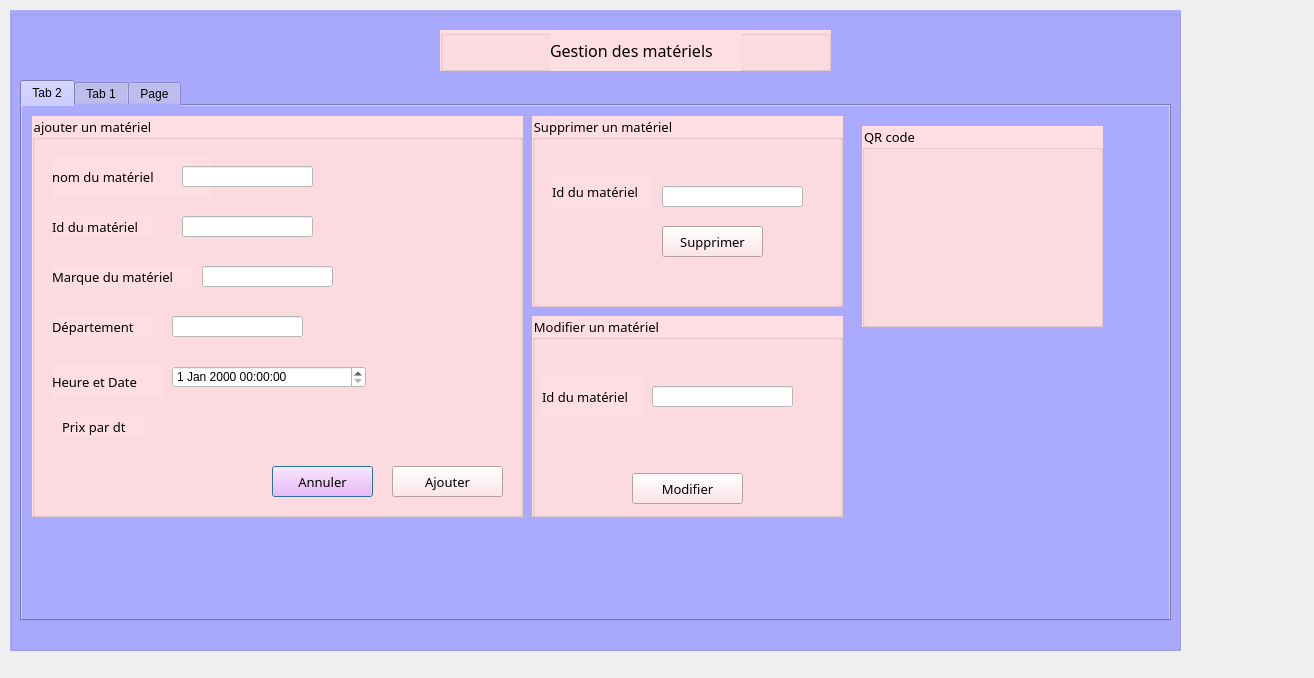
<?xml version="1.0" encoding="UTF-8"?>
<ui version="4.0">
 <class>materiel</class>
 <widget class="QDialog" name="materiel">
  <property name="geometry">
   <rect>
    <x>0</x>
    <y>0</y>
    <width>1314</width>
    <height>678</height>
   </rect>
  </property>
  <property name="windowTitle">
   <string>Gestion de matériels</string>
  </property>
  <widget class="QGroupBox" name="groupBox">
   <property name="geometry">
    <rect>
     <x>10</x>
     <y>10</y>
     <width>1171</width>
     <height>641</height>
    </rect>
   </property>
   <property name="styleSheet">
    <string notr="true">background-color: rgb(170, 170, 255);</string>
   </property>
   <property name="title">
    <string/>
   </property>
   <widget class="QGroupBox" name="groupBox_11">
    <property name="geometry">
     <rect>
      <x>430</x>
      <y>20</y>
      <width>391</width>
      <height>41</height>
     </rect>
    </property>
    <property name="styleSheet">
     <string notr="true">background-color: rgb(255, 222, 227);</string>
    </property>
    <property name="title">
     <string/>
    </property>
    <widget class="QLabel" name="label_12">
     <property name="geometry">
      <rect>
       <x>110</x>
       <y>0</y>
       <width>191</width>
       <height>41</height>
      </rect>
     </property>
     <property name="font">
      <font>
       <family>Berlin Sans FB</family>
       <pointsize>12</pointsize>
       <weight>50</weight>
       <italic>false</italic>
       <bold>false</bold>
      </font>
     </property>
     <property name="styleSheet">
      <string notr="true">font: 12pt &quot;Berlin Sans FB&quot;;</string>
     </property>
     <property name="text">
      <string>Gestion des matériels</string>
     </property>
    </widget>
   </widget>
   <widget class="QTabWidget" name="tabWidget">
    <property name="geometry">
     <rect>
      <x>10</x>
      <y>70</y>
      <width>1151</width>
      <height>541</height>
     </rect>
    </property>
    <property name="currentIndex">
     <number>0</number>
    </property>
    <widget class="QWidget" name="tab_2">
     <attribute name="title">
      <string>Tab 2</string>
     </attribute>
     <widget class="QGroupBox" name="groupBox_2">
      <property name="geometry">
       <rect>
        <x>10</x>
        <y>10</y>
        <width>491</width>
        <height>401</height>
       </rect>
      </property>
      <property name="font">
       <font>
        <family>Berlin Sans FB</family>
        <pointsize>10</pointsize>
        <weight>50</weight>
        <italic>false</italic>
        <bold>false</bold>
       </font>
      </property>
      <property name="styleSheet">
       <string notr="true">background-color: rgb(255, 222, 227);
font: 10pt &quot;Berlin Sans FB&quot;;
</string>
      </property>
      <property name="title">
       <string>ajouter un matériel</string>
      </property>
      <widget class="QLabel" name="label">
       <property name="geometry">
        <rect>
         <x>20</x>
         <y>40</y>
         <width>161</width>
         <height>41</height>
        </rect>
       </property>
       <property name="font">
        <font>
         <family>Berlin Sans FB</family>
         <pointsize>10</pointsize>
         <weight>50</weight>
         <italic>false</italic>
         <bold>false</bold>
        </font>
       </property>
       <property name="text">
        <string>nom du matériel</string>
       </property>
      </widget>
      <widget class="QLabel" name="label_2">
       <property name="geometry">
        <rect>
         <x>20</x>
         <y>100</y>
         <width>101</width>
         <height>21</height>
        </rect>
       </property>
       <property name="font">
        <font>
         <family>Berlin Sans FB</family>
         <pointsize>10</pointsize>
         <weight>50</weight>
         <italic>false</italic>
         <bold>false</bold>
        </font>
       </property>
       <property name="text">
        <string>Id du matériel</string>
       </property>
      </widget>
      <widget class="QLineEdit" name="le_id">
       <property name="geometry">
        <rect>
         <x>150</x>
         <y>100</y>
         <width>131</width>
         <height>21</height>
        </rect>
       </property>
       <property name="styleSheet">
        <string notr="true">background-color: rgb(255, 255, 255);</string>
       </property>
      </widget>
      <widget class="QLabel" name="label_3">
       <property name="geometry">
        <rect>
         <x>20</x>
         <y>150</y>
         <width>141</width>
         <height>21</height>
        </rect>
       </property>
       <property name="font">
        <font>
         <family>Berlin Sans FB</family>
         <pointsize>10</pointsize>
         <weight>50</weight>
         <italic>false</italic>
         <bold>false</bold>
        </font>
       </property>
       <property name="text">
        <string>Marque du matériel</string>
       </property>
      </widget>
      <widget class="QLabel" name="label_4">
       <property name="geometry">
        <rect>
         <x>20</x>
         <y>200</y>
         <width>101</width>
         <height>21</height>
        </rect>
       </property>
       <property name="font">
        <font>
         <family>Berlin Sans FB</family>
         <pointsize>10</pointsize>
         <weight>50</weight>
         <italic>false</italic>
         <bold>false</bold>
        </font>
       </property>
       <property name="text">
        <string>Département</string>
       </property>
      </widget>
      <widget class="QLabel" name="label_6">
       <property name="geometry">
        <rect>
         <x>20</x>
         <y>250</y>
         <width>111</width>
         <height>31</height>
        </rect>
       </property>
       <property name="font">
        <font>
         <family>Berlin Sans FB</family>
         <pointsize>10</pointsize>
         <weight>50</weight>
         <italic>false</italic>
         <bold>false</bold>
        </font>
       </property>
       <property name="text">
        <string>Heure et Date</string>
       </property>
      </widget>
      <widget class="QLineEdit" name="le_marque">
       <property name="geometry">
        <rect>
         <x>170</x>
         <y>150</y>
         <width>131</width>
         <height>21</height>
        </rect>
       </property>
       <property name="styleSheet">
        <string notr="true">background-color: rgb(255, 255, 255);</string>
       </property>
      </widget>
      <widget class="QDateTimeEdit" name="le_heu_date">
       <property name="geometry">
        <rect>
         <x>140</x>
         <y>250</y>
         <width>194</width>
         <height>22</height>
        </rect>
       </property>
       <property name="styleSheet">
        <string notr="true">background-color: rgb(255, 255, 255);</string>
       </property>
      </widget>
      <widget class="QPushButton" name="pushButton">
       <property name="geometry">
        <rect>
         <x>240</x>
         <y>350</y>
         <width>101</width>
         <height>31</height>
        </rect>
       </property>
       <property name="font">
        <font>
         <family>Berlin Sans FB</family>
         <pointsize>10</pointsize>
         <weight>50</weight>
         <italic>false</italic>
         <bold>false</bold>
        </font>
       </property>
       <property name="styleSheet">
        <string notr="true">background-color: rgb(255, 170, 255);</string>
       </property>
       <property name="text">
        <string>Annuler</string>
       </property>
      </widget>
      <widget class="QPushButton" name="pb_ajouter">
       <property name="geometry">
        <rect>
         <x>360</x>
         <y>350</y>
         <width>111</width>
         <height>31</height>
        </rect>
       </property>
       <property name="font">
        <font>
         <family>Berlin Sans FB</family>
         <pointsize>10</pointsize>
         <weight>50</weight>
         <italic>false</italic>
         <bold>false</bold>
        </font>
       </property>
       <property name="text">
        <string>Ajouter</string>
       </property>
      </widget>
      <widget class="QLabel" name="label_10">
       <property name="geometry">
        <rect>
         <x>30</x>
         <y>300</y>
         <width>81</width>
         <height>21</height>
        </rect>
       </property>
       <property name="font">
        <font>
         <family>Berlin Sans FB</family>
         <pointsize>10</pointsize>
         <weight>50</weight>
         <italic>false</italic>
         <bold>false</bold>
        </font>
       </property>
       <property name="text">
        <string>Prix par dt</string>
       </property>
      </widget>
      <widget class="QLineEdit" name="le_nom">
       <property name="geometry">
        <rect>
         <x>150</x>
         <y>50</y>
         <width>131</width>
         <height>21</height>
        </rect>
       </property>
       <property name="styleSheet">
        <string notr="true">background-color: rgb(255, 255, 255);</string>
       </property>
       <property name="echoMode">
        <enum>QLineEdit::Password</enum>
       </property>
      </widget>
      <widget class="QLineEdit" name="le_departement">
       <property name="geometry">
        <rect>
         <x>140</x>
         <y>200</y>
         <width>131</width>
         <height>21</height>
        </rect>
       </property>
       <property name="styleSheet">
        <string notr="true">background-color: rgb(255, 255, 255);</string>
       </property>
      </widget>
     </widget>
     <widget class="QGroupBox" name="groupBox_3">
      <property name="geometry">
       <rect>
        <x>510</x>
        <y>10</y>
        <width>311</width>
        <height>191</height>
       </rect>
      </property>
      <property name="font">
       <font>
        <family>Berlin Sans FB</family>
        <pointsize>10</pointsize>
        <weight>50</weight>
        <italic>false</italic>
        <bold>false</bold>
       </font>
      </property>
      <property name="styleSheet">
       <string notr="true">background-color: rgb(255, 222, 227);
font: 10pt &quot;Berlin Sans FB&quot;;</string>
      </property>
      <property name="title">
       <string>Supprimer un matériel</string>
      </property>
      <widget class="QLabel" name="label_7">
       <property name="geometry">
        <rect>
         <x>20</x>
         <y>60</y>
         <width>101</width>
         <height>31</height>
        </rect>
       </property>
       <property name="font">
        <font>
         <family>Berlin Sans FB</family>
         <pointsize>10</pointsize>
         <weight>50</weight>
         <italic>false</italic>
         <bold>false</bold>
        </font>
       </property>
       <property name="text">
        <string>Id du matériel </string>
       </property>
      </widget>
      <widget class="QPushButton" name="pb_supprimer">
       <property name="geometry">
        <rect>
         <x>130</x>
         <y>110</y>
         <width>101</width>
         <height>31</height>
        </rect>
       </property>
       <property name="font">
        <font>
         <family>Berlin Sans FB</family>
         <pointsize>10</pointsize>
         <weight>50</weight>
         <italic>false</italic>
         <bold>false</bold>
        </font>
       </property>
       <property name="styleSheet">
        <string notr="true"/>
       </property>
       <property name="text">
        <string>Supprimer</string>
       </property>
      </widget>
      <widget class="QLineEdit" name="le_id_sup">
       <property name="geometry">
        <rect>
         <x>130</x>
         <y>70</y>
         <width>141</width>
         <height>21</height>
        </rect>
       </property>
       <property name="styleSheet">
        <string notr="true">background-color: rgb(255, 255, 255);</string>
       </property>
      </widget>
     </widget>
     <widget class="QGroupBox" name="groupBox_4">
      <property name="geometry">
       <rect>
        <x>510</x>
        <y>210</y>
        <width>311</width>
        <height>201</height>
       </rect>
      </property>
      <property name="font">
       <font>
        <family>Berlin Sans FB</family>
        <pointsize>10</pointsize>
        <weight>50</weight>
        <italic>false</italic>
        <bold>false</bold>
       </font>
      </property>
      <property name="styleSheet">
       <string notr="true">background-color: rgb(255, 222, 227);
font: 10pt &quot;Berlin Sans FB&quot;;</string>
      </property>
      <property name="title">
       <string>Modifier un matériel</string>
      </property>
      <widget class="QLabel" name="label_8">
       <property name="geometry">
        <rect>
         <x>10</x>
         <y>60</y>
         <width>101</width>
         <height>41</height>
        </rect>
       </property>
       <property name="font">
        <font>
         <family>Berlin Sans FB</family>
         <pointsize>10</pointsize>
         <weight>50</weight>
         <italic>false</italic>
         <bold>false</bold>
        </font>
       </property>
       <property name="text">
        <string>Id du matériel</string>
       </property>
      </widget>
      <widget class="QLineEdit" name="lineEdit_4">
       <property name="geometry">
        <rect>
         <x>120</x>
         <y>70</y>
         <width>141</width>
         <height>21</height>
        </rect>
       </property>
       <property name="styleSheet">
        <string notr="true">background-color: rgb(255, 255, 255);</string>
       </property>
      </widget>
      <widget class="QPushButton" name="pushButton_5">
       <property name="geometry">
        <rect>
         <x>100</x>
         <y>157</y>
         <width>111</width>
         <height>31</height>
        </rect>
       </property>
       <property name="font">
        <font>
         <family>Berlin Sans FB</family>
         <pointsize>10</pointsize>
         <weight>50</weight>
         <italic>false</italic>
         <bold>false</bold>
        </font>
       </property>
       <property name="text">
        <string>Modifier</string>
       </property>
      </widget>
     </widget>
     <widget class="QGroupBox" name="groupBox_5">
      <property name="geometry">
       <rect>
        <x>840</x>
        <y>20</y>
        <width>241</width>
        <height>201</height>
       </rect>
      </property>
      <property name="font">
       <font>
        <family>Berlin Sans FB</family>
        <pointsize>10</pointsize>
        <weight>50</weight>
        <italic>false</italic>
        <bold>false</bold>
       </font>
      </property>
      <property name="styleSheet">
       <string notr="true">background-color: rgb(255, 222, 227);
font: 10pt &quot;Berlin Sans FB&quot;;</string>
      </property>
      <property name="title">
       <string>QR code</string>
      </property>
     </widget>
    </widget>
    <widget class="QWidget" name="tab">
     <attribute name="title">
      <string>Tab 1</string>
     </attribute>
     <widget class="QGroupBox" name="groupBox_6">
      <property name="geometry">
       <rect>
        <x>10</x>
        <y>20</y>
        <width>1131</width>
        <height>451</height>
       </rect>
      </property>
      <property name="font">
       <font>
        <family>Berlin Sans FB</family>
        <pointsize>10</pointsize>
        <weight>50</weight>
        <italic>false</italic>
        <bold>false</bold>
       </font>
      </property>
      <property name="styleSheet">
       <string notr="true">background-color: rgb(255, 222, 227);
font: 10pt &quot;Berlin Sans FB&quot;;</string>
      </property>
      <property name="title">
       <string>affichage</string>
      </property>
      <widget class="QPushButton" name="pushButton_11">
       <property name="geometry">
        <rect>
         <x>610</x>
         <y>30</y>
         <width>131</width>
         <height>31</height>
        </rect>
       </property>
       <property name="font">
        <font>
         <family>Berlin Sans FB</family>
         <pointsize>10</pointsize>
         <weight>50</weight>
         <italic>false</italic>
         <bold>false</bold>
        </font>
       </property>
       <property name="text">
        <string>trier par nom</string>
       </property>
      </widget>
      <widget class="QPushButton" name="pushButton_12">
       <property name="geometry">
        <rect>
         <x>880</x>
         <y>310</y>
         <width>111</width>
         <height>31</height>
        </rect>
       </property>
       <property name="font">
        <font>
         <family>Berlin Sans FB</family>
         <pointsize>10</pointsize>
         <weight>50</weight>
         <italic>false</italic>
         <bold>false</bold>
        </font>
       </property>
       <property name="text">
        <string>fichier PDF</string>
       </property>
      </widget>
      <widget class="QGroupBox" name="groupBox_7">
       <property name="geometry">
        <rect>
         <x>750</x>
         <y>20</y>
         <width>381</width>
         <height>191</height>
        </rect>
       </property>
       <property name="font">
        <font>
         <family>Berlin Sans FB</family>
         <pointsize>10</pointsize>
         <weight>50</weight>
         <italic>false</italic>
         <bold>false</bold>
        </font>
       </property>
       <property name="styleSheet">
        <string notr="true">background-color: rgb(170, 170, 255);</string>
       </property>
       <property name="title">
        <string>insertion image</string>
       </property>
       <widget class="QTextBrowser" name="textBrowser">
        <property name="geometry">
         <rect>
          <x>160</x>
          <y>30</y>
          <width>161</width>
          <height>101</height>
         </rect>
        </property>
        <property name="styleSheet">
         <string notr="true">background-color: rgb(255, 255, 255);</string>
        </property>
       </widget>
       <widget class="QPushButton" name="pushButton_6">
        <property name="geometry">
         <rect>
          <x>260</x>
          <y>150</y>
          <width>93</width>
          <height>28</height>
         </rect>
        </property>
        <property name="font">
         <font>
          <family>Berlin Sans FB</family>
          <pointsize>10</pointsize>
          <weight>50</weight>
          <italic>false</italic>
          <bold>false</bold>
         </font>
        </property>
        <property name="text">
         <string>Inserer</string>
        </property>
       </widget>
       <widget class="QGroupBox" name="groupBox_10">
        <property name="geometry">
         <rect>
          <x>20</x>
          <y>40</y>
          <width>121</width>
          <height>41</height>
         </rect>
        </property>
        <property name="styleSheet">
         <string notr="true">background-color: rgb(255, 222, 227);</string>
        </property>
        <property name="title">
         <string/>
        </property>
        <widget class="QLabel" name="label_11">
         <property name="geometry">
          <rect>
           <x>10</x>
           <y>10</y>
           <width>101</width>
           <height>21</height>
          </rect>
         </property>
         <property name="font">
          <font>
           <family>Berlin Sans FB</family>
           <pointsize>10</pointsize>
           <weight>50</weight>
           <italic>false</italic>
           <bold>false</bold>
          </font>
         </property>
         <property name="text">
          <string>donner image</string>
         </property>
        </widget>
       </widget>
      </widget>
      <widget class="QGroupBox" name="groupBox_9">
       <property name="geometry">
        <rect>
         <x>880</x>
         <y>220</y>
         <width>120</width>
         <height>80</height>
        </rect>
       </property>
       <property name="styleSheet">
        <string notr="true">background-color: rgb(255, 255, 255);</string>
       </property>
       <property name="title">
        <string>PDF</string>
       </property>
      </widget>
      <widget class="QTableView" name="tab_materiel">
       <property name="geometry">
        <rect>
         <x>10</x>
         <y>70</y>
         <width>731</width>
         <height>371</height>
        </rect>
       </property>
       <property name="styleSheet">
        <string notr="true">background-color: rgb(255, 255, 255);</string>
       </property>
      </widget>
     </widget>
    </widget>
    <widget class="QWidget" name="tab_3">
     <attribute name="title">
      <string>Page</string>
     </attribute>
     <widget class="QGroupBox" name="groupBox_8">
      <property name="geometry">
       <rect>
        <x>180</x>
        <y>40</y>
        <width>831</width>
        <height>421</height>
       </rect>
      </property>
      <property name="font">
       <font>
        <family>Berlin Sans FB</family>
        <pointsize>10</pointsize>
        <weight>50</weight>
        <italic>false</italic>
        <bold>false</bold>
       </font>
      </property>
      <property name="styleSheet">
       <string notr="true">background-color: rgb(255, 222, 227);
font: 10pt &quot;Berlin Sans FB&quot;;</string>
      </property>
      <property name="title">
       <string>Statistiqes</string>
      </property>
     </widget>
    </widget>
   </widget>
  </widget>
 </widget>
 <resources/>
 <connections/>
</ui>
